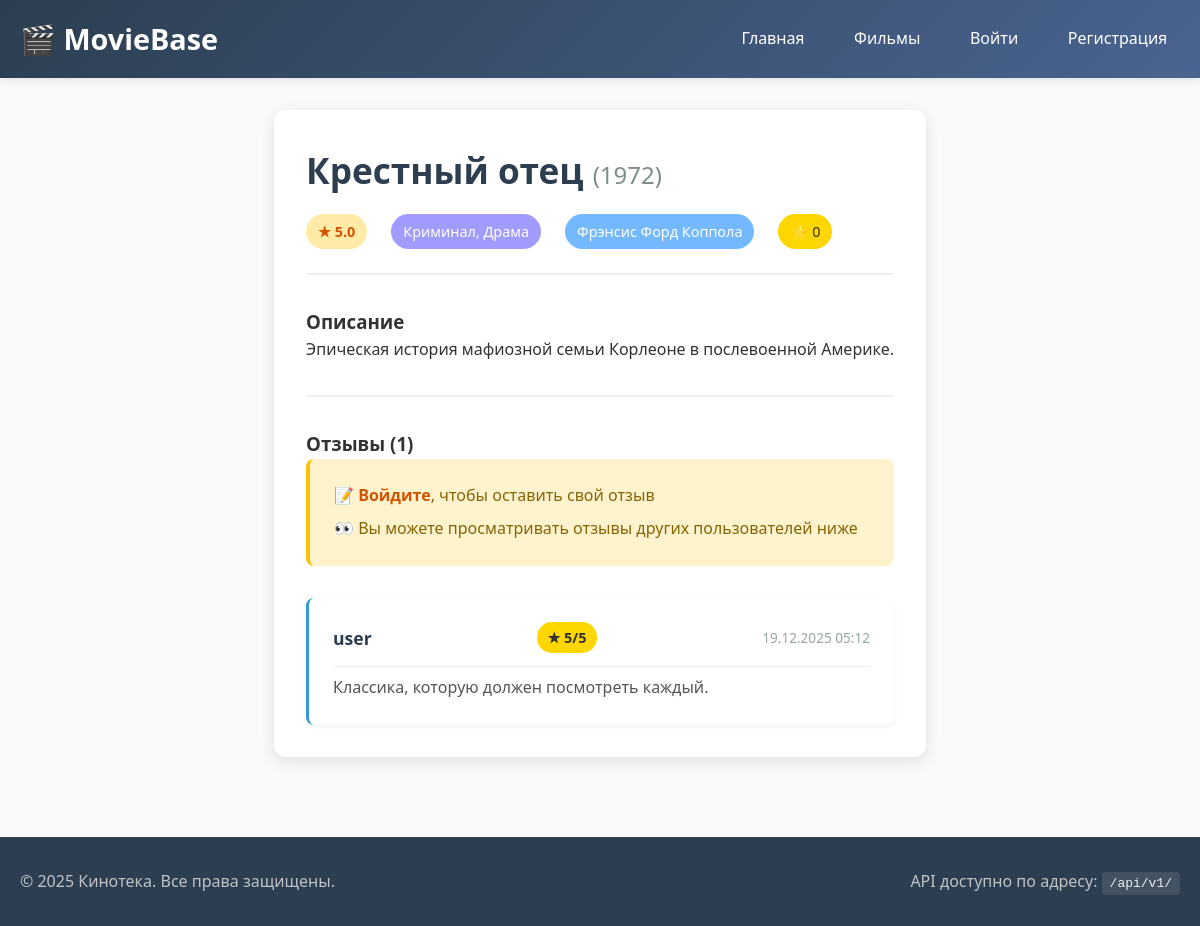
The page /movie/2 on the database its author committed.
### models.py (models this page shows, shortened)
class Movie(db.Model):
    __tablename__ = 'movie'
    id = db.Column(db.Integer, primary_key=True)
    title = db.Column(db.String(200), nullable=False, index=True)
    year = db.Column(db.Integer, nullable=False, index=True)
    director = db.Column(db.String(100))
    description = db.Column(db.Text)
    genre = db.Column(db.String(100))
    rating = db.Column(db.Float, default=0.0)
    created_at = db.Column(db.DateTime, default=datetime.utcnow)
    reviews = db.relationship('Review', backref='movie', lazy='dynamic', cascade='all, delete-orphan')

class Review(db.Model):
    __tablename__ = 'review'
    id = db.Column(db.Integer, primary_key=True)
    content = db.Column(db.Text, nullable=False)
    rating = db.Column(db.Integer, nullable=False)  # 1-5
    user_id = db.Column(db.Integer, db.ForeignKey('user.id'), nullable=False)
    movie_id = db.Column(db.Integer, db.ForeignKey('movie.id'), nullable=False)
    created_at = db.Column(db.DateTime, default=datetime.utcnow)
    __table_args__ = (
        db.UniqueConstraint('user_id', 'movie_id', name='unique_user_movie_review'),
        db.CheckConstraint('rating >= 1 AND rating <= 5', name='rating_range_check'),
    )

class User(UserMixin, db.Model):
    __tablename__ = 'user'
    id = db.Column(db.Integer, primary_key=True)
    username = db.Column(db.String(80), unique=True, nullable=False)
    email = db.Column(db.String(120), nullable=True)
    password_hash = db.Column(db.String(200))
    is_admin = db.Column(db.Boolean, default=False)
    created_at = db.Column(db.DateTime, default=datetime.utcnow)
    favorite_movies = db.relationship('Movie',
                                      secondary=user_favorites,
                                      backref=db.backref('favorited_by', lazy='dynamic'),
                                      lazy='dynamic')
    reviews = db.relationship('Review', backref='user', lazy='dynamic', cascade='all, delete-orphan')
    reviews = db.relationship('Review', backref='user', lazy='dynamic', cascade='all, delete-orphan')
    favorite_movies = db.relationship('Movie',
                                      secondary=user_favorites,
                                      backref=db.backref('favorited_by', lazy='dynamic'),
                                      lazy='dynamic')

### app.py (the view, shortened to what this page needs)
@app.route('/movie/<int:movie_id>', methods=['GET', 'POST'])
def movie_detail(movie_id):
    movie = Movie.query.get_or_404(movie_id)
    reviews = Review.query.filter_by(movie_id=movie_id).order_by(Review.created_at.desc()).all()
    form = ReviewForm()
    is_favorite = False
    if current_user.is_authenticated:
        if hasattr(current_user, 'is_favorite'):
            try:
                is_favorite = current_user.is_favorite(movie)
            except:
                is_favorite = False
    return render_template('movie_detail.html',
                           movie=movie,
                           reviews=reviews,
                           form=form,
                           is_favorite=is_favorite)

### templates/movie_detail.html (shortened to what this page needs)
{% extends "base.html" %}
{% block content %}
<div class="movie-detail">
    <div class="movie-header">
        <div class="movie-title-section">
            <h1>{{ movie.title }} <span class="year">({{ movie.year }})</span></h1>
            <div class="movie-meta">
                <span class="rating">★ {{ "%.1f"|format(movie.rating) }}</span>
                <span class="genre">{{ movie.genre or 'Жанр не указан' }}</span>
                <span class="director">{{ movie.director or 'Режиссер не указан' }}</span>
                <span class="favorite-count">⭐ {{ movie.favorited_by.count() }}</span>
            </div>
        </div>
        <div class="movie-actions">
            {% if current_user.is_authenticated %}
            <form action="{{ url_for('toggle_favorite', movie_id=movie.id) }}" method="POST" class="favorite-form">
                <button type="submit" class="favorite-btn">
                    ☆ Добавить в избранное
                </button>
            </form>
            {% else %}
            <a href="{{ url_for('login') }}" class="btn">🔒 Войдите, чтобы добавить в избранное</a>
            {% endif %}
        </div>
    </div>
    <div class="movie-content">
        <div class="movie-description">
            <h3>Описание</h3>
            <p>{{ movie.description or 'Описание отсутствует' }}</p>
        </div>
        <div class="reviews-section">
            <h3>Отзывы ({{ reviews|length }})</h3>
            {% if current_user.is_authenticated %}
            <div class="add-review">
                <h4>Добавить отзыв</h4>
                <form method="POST">
                    {{ form.hidden_tag() }}
                    <div class="form-group">
                        {{ form.rating.label }}
                        {{ form.rating(class="form-control") }}
                        {% if form.rating.errors %}
                        <div class="errors">
                            {% for error in form.rating.errors %}
                            <span class="error">{{ error }}</span>
                            {% endfor %}
                        </div>
                        {% endif %}
                    </div>
                    <div class="form-group">
                        {{ form.content.label }}
                        {{ form.content(class="form-control", rows=4, placeholder="Напишите ваш отзыв здесь...") }}
                        {% if form.content.errors %}
                        <div class="errors">
                            {% for error in form.content.errors %}
                            <span class="error">{{ error }}</span>
                            {% endfor %}
                        </div>
                        {% endif %}
                    </div>
                    {{ form.submit(class="btn btn-primary") }}
                </form>
            </div>
            {% else %}
            <div class="login-prompt">
                <p>📝 <a href="{{ url_for('login') }}">Войдите</a>, чтобы оставить свой отзыв</p>
                <p>👀 Вы можете просматривать отзывы других пользователей ниже</p>
            </div>
            {% endif %}
            <div class="reviews-list">
                {% if reviews %}
                {% for review in reviews %}
                <div class="review-card">
                    <div class="review-header">
                        <strong>{{ review.user.username }}</strong>
                        <span class="review-rating">★ {{ review.rating }}/5</span>
                        <span class="review-date">{{ review.created_at.strftime('%d.%m.%Y %H:%M') }}</span>
                    </div>
                    <p class="review-content">{{ review.content }}</p>
                </div>
                {% endfor %}
                {% endif %}
            </div>
        </div>
    </div>
</div>
{% endblock %}

### static/style.css (style rules this page uses)
* { margin: 0; padding: 0; box-sizing: border-box; }
body { font-family: 'Segoe UI', Tahoma, Geneva, Verdana, sans-serif; line-height: 1.6; color: #333; background-color: #f8f9fa; min-height: 100vh; display: flex; flex-direction: column; }
.movie-actions { position: absolute; top: 15px; left: 15px; z-index: 2; }
.movie-detail { background: white; border-radius: 12px; padding: 2rem; box-shadow: 0 4px 15px rgba(0, 0, 0, 0.1); margin: 2rem 0; }
.movie-header { display: flex; justify-content: space-between; align-items: flex-start; margin-bottom: 2rem; padding-bottom: 1.5rem; border-bottom: 2px solid #f0f0f0; }
.movie-title-section h1 { font-size: 2.2rem; color: #2c3e50; margin-bottom: 0.5rem; }
.year { color: #7f8c8d; font-weight: normal; font-size: 1.5rem; }
.movie-meta { display: flex; gap: 1.5rem; flex-wrap: wrap; margin-top: 1rem; }
.movie-meta span { padding: 6px 12px; background: #f8f9fa; border-radius: 20px; font-size: 0.9rem; display: inline-flex; align-items: center; gap: 5px; }
.rating { background: #ffeaa7 !important; color: #d35400; font-weight: bold; }
.genre { background: #a29bfe !important; color: white; }
.director { background: #74b9ff !important; color: white; }
.favorite-count { background: #ffd700 !important; color: #333; }
.movie-actions { display: flex; gap: 1rem; flex-wrap: wrap; }
.btn { display: inline-block; padding: 10px 20px; border: none; border-radius: 6px; cursor: pointer; font-size: 1rem; text-decoration: none; transition: all 0.3s; font-weight: 500; }
.reviews-section { margin-top: 2rem; padding-top: 2rem; border-top: 2px solid #eee; }
.login-prompt { background: #fff3cd; padding: 1rem 1.5rem; border-radius: 8px; margin-bottom: 2rem; border-left: 4px solid #ffc107; }
.login-prompt p { margin: 0.5rem 0; color: #856404; }
.login-prompt a { color: #d35400; font-weight: bold; text-decoration: none; }
.reviews-list { display: flex; flex-direction: column; gap: 1rem; }
.review-card { background: white; padding: 1.5rem; border-radius: 8px; box-shadow: 0 2px 5px rgba(0, 0, 0, 0.05); border-left: 3px solid #3498db; }
.review-header { display: flex; justify-content: space-between; align-items: center; margin-bottom: 0.8rem; flex-wrap: wrap; gap: 0.5rem; }
.review-header strong { color: #2c3e50; font-size: 1.1rem; }
.review-rating { background: #ffd700; color: #333; padding: 4px 10px; border-radius: 15px; font-weight: bold; font-size: 0.9rem; }
.review-date { color: #95a5a6; font-size: 0.85rem; }
.review-content { line-height: 1.6; color: #555; margin-top: 0.5rem; padding-top: 0.5rem; border-top: 1px solid #f0f0f0; }
.movie-actions { display: flex; gap: 1rem; flex-wrap: wrap; align-items: center; }
.btn { display: inline-block; padding: 10px 20px; background: #3498db; color: white; text-decoration: none; border-radius: 6px; border: none; cursor: pointer; font-size: 1rem; transition: all 0.3s; font-weight: 500; }

### rows shown on the page
Movie: title "Крестный отец", year "1972", rating "5.0", genre "Криминал, Драма", director "Фрэнсис Форд Коппола", description "Эпическая история мафиозной семьи Корлеоне в послевоенной Америке."
Review: user.username "user", rating "5", created_at "19.12.2025 05:12", content "Классика, которую должен посмотреть каждый."

### other values the page prints
{{ movie.favorited_by.count() }} "0"
{{ reviews|length }} "1"
